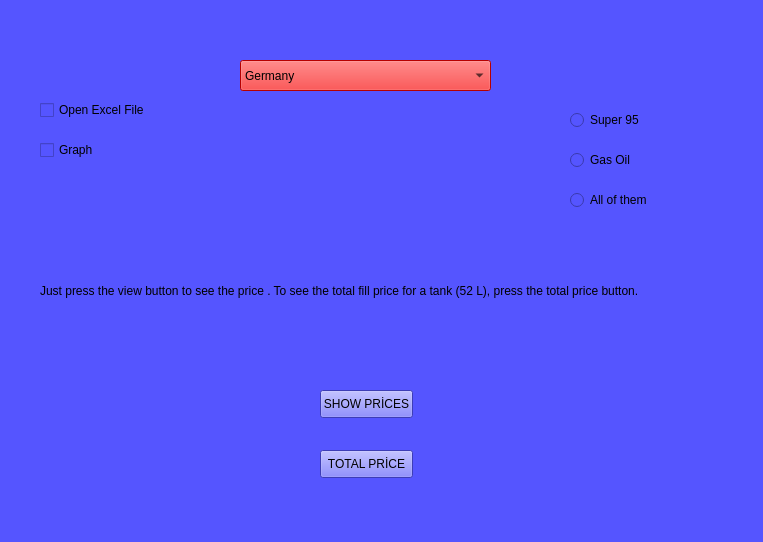
<?xml version="1.0" encoding="UTF-8"?>
<ui version="4.0">
 <class>Form</class>
 <widget class="QWidget" name="Form">
  <property name="geometry">
   <rect>
    <x>0</x>
    <y>0</y>
    <width>763</width>
    <height>542</height>
   </rect>
  </property>
  <property name="windowTitle">
   <string>Form</string>
  </property>
  <property name="styleSheet">
   <string notr="true">background-color: rgb(85, 85, 255);</string>
  </property>
  <widget class="QComboBox" name="comboBox">
   <property name="geometry">
    <rect>
     <x>240</x>
     <y>60</y>
     <width>251</width>
     <height>31</height>
    </rect>
   </property>
   <property name="styleSheet">
    <string notr="true">background-color: rgb(255, 0, 0);</string>
   </property>
   <item>
    <property name="text">
     <string>Germany</string>
    </property>
   </item>
   <item>
    <property name="text">
     <string>Spain</string>
    </property>
   </item>
   <item>
    <property name="text">
     <string>Italy</string>
    </property>
   </item>
   <item>
    <property name="text">
     <string>France</string>
    </property>
   </item>
   <item>
    <property name="text">
     <string>Czech-Republic</string>
    </property>
   </item>
   <item>
    <property name="text">
     <string>Denmark</string>
    </property>
   </item>
   <item>
    <property name="text">
     <string>Lithuania</string>
    </property>
   </item>
   <item>
    <property name="text">
     <string>Luxembourg</string>
    </property>
   </item>
   <item>
    <property name="text">
     <string>UK</string>
    </property>
   </item>
  </widget>
  <widget class="QCheckBox" name="checkBox">
   <property name="geometry">
    <rect>
     <x>40</x>
     <y>100</y>
     <width>111</width>
     <height>20</height>
    </rect>
   </property>
   <property name="text">
    <string>Open Excel File</string>
   </property>
  </widget>
  <widget class="QCheckBox" name="checkBox_2">
   <property name="geometry">
    <rect>
     <x>40</x>
     <y>140</y>
     <width>81</width>
     <height>20</height>
    </rect>
   </property>
   <property name="text">
    <string>Graph</string>
   </property>
  </widget>
  <widget class="QPushButton" name="pushButton">
   <property name="geometry">
    <rect>
     <x>320</x>
     <y>390</y>
     <width>93</width>
     <height>28</height>
    </rect>
   </property>
   <property name="text">
    <string>SHOW PRİCES</string>
   </property>
  </widget>
  <widget class="QPushButton" name="pushButton_2">
   <property name="geometry">
    <rect>
     <x>320</x>
     <y>450</y>
     <width>93</width>
     <height>28</height>
    </rect>
   </property>
   <property name="text">
    <string>TOTAL PRİCE</string>
   </property>
  </widget>
  <widget class="QLabel" name="label">
   <property name="geometry">
    <rect>
     <x>40</x>
     <y>230</y>
     <width>681</width>
     <height>121</height>
    </rect>
   </property>
   <property name="styleSheet">
    <string notr="true"/>
   </property>
   <property name="text">
    <string>Just press the view button to see the price . To see the total fill price for a tank (52 L), press the total price button.</string>
   </property>
  </widget>
  <widget class="QRadioButton" name="radioButton">
   <property name="geometry">
    <rect>
     <x>570</x>
     <y>110</y>
     <width>95</width>
     <height>20</height>
    </rect>
   </property>
   <property name="text">
    <string>Super 95</string>
   </property>
  </widget>
  <widget class="QRadioButton" name="radioButton_2">
   <property name="geometry">
    <rect>
     <x>570</x>
     <y>150</y>
     <width>95</width>
     <height>20</height>
    </rect>
   </property>
   <property name="text">
    <string>Gas Oil</string>
   </property>
  </widget>
  <widget class="QRadioButton" name="radioButton_3">
   <property name="geometry">
    <rect>
     <x>570</x>
     <y>190</y>
     <width>95</width>
     <height>20</height>
    </rect>
   </property>
   <property name="text">
    <string>All of them</string>
   </property>
  </widget>
 </widget>
 <resources/>
 <connections/>
</ui>
